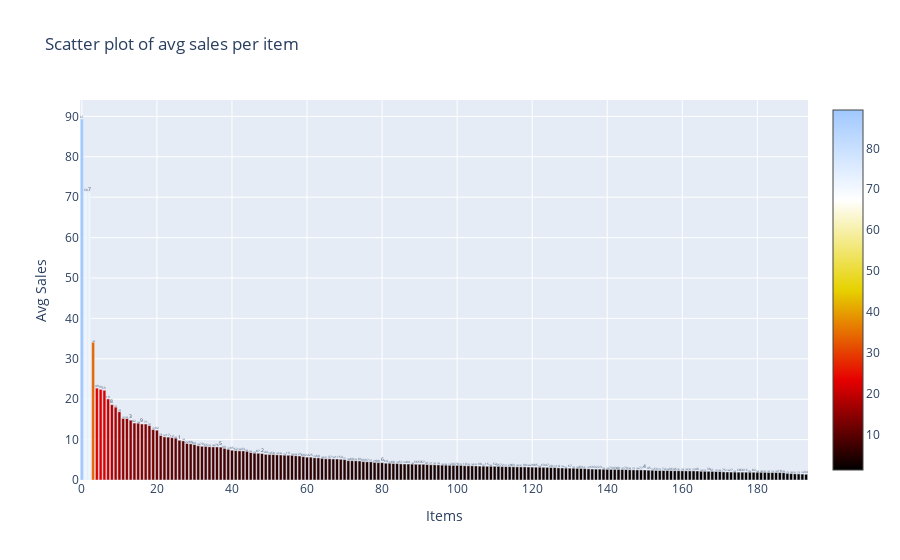

Source (notebook cell):
### Code cell
avg_sales_per_item_across_stores_sorted = avg_sales_per_item_across_stores_df.AvgDailySale.values
# Scatter plot of average sales per item
sales_item_data = go.Bar(
    x=[i for i in range(0, 200)],
    y=avg_sales_per_item_across_stores_sorted,
    marker=dict(
        color=avg_sales_per_item_across_stores_sorted,
        colorscale='Blackbody',
        showscale=True
    ),
    text = avg_sales_per_item_across_stores_df.ItemID.values
)
data = [sales_item_data]

sales_item_layout = go.Layout(
    autosize= True,
    title= 'Scatter plot of avg sales per item',
    hovermode= 'closest',
    xaxis= dict(
        title= 'Items',
        ticklen= 200,
        zeroline= False,
        gridwidth= 1,
    ),
    yaxis=dict(
        title= 'Avg Sales',
        ticklen= 10,
        zeroline= False,
        gridwidth= 1,
    ),
    showlegend= False
)
fig = go.Figure(data=data, layout=sales_item_layout)
py.iplot(fig,filename='scatter_sales_item')

### Figure 1 — Plotly figure (JSON) as saved in the notebook; plotly's stock layout.template omitted (floating-point values rounded to 4 significant figures; data arrays with more than 128 entries replaced by an {"elided": "..."} marker saying what was removed)
{"data": [{"marker": {"color": {"elided": "194 float values"}, "colorscale": [[0, "rgb(0,0,0)"], [0.25, "rgb(230,0,0)"], [0.5, "rgb(230,210,0)"], [0.75, "rgb(255,255,255)"], [1, "rgb(160,200,255)"]], "showscale": true}, "text": {"elided": "194 int values"}, "type": "bar", "x": {"elided": "200 int values"}, "y": {"elided": "194 float values"}}], "layout": {"autosize": true, "hovermode": "closest", "showlegend": false, "title": {"text": "Scatter plot of avg sales per item"}, "xaxis": {"gridwidth": 1, "ticklen": 200, "title": {"text": "Items"}, "zeroline": false}, "yaxis": {"gridwidth": 1, "ticklen": 10, "title": {"text": "Avg Sales"}, "zeroline": false}}}
